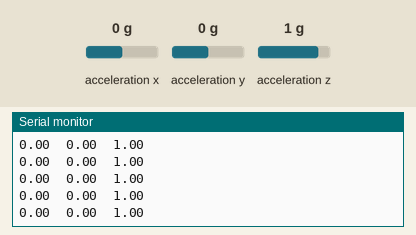
Simulated run of this sketch. Board: Arduino Nano 33 BLE. On the bench: the last lines printed to the serial monitor. Inputs (shaded band) come from the test bench; at power-on: acceleration x 0 g, acceleration y 0 g, acceleration z 1 g. Nothing arrives over Bluetooth unless stated; a phone connects over Bluetooth LE 3 s after start.

Above: at 3.8 s.
3.9 s: acceleration x set to -1.4 g
At 4.5 s:
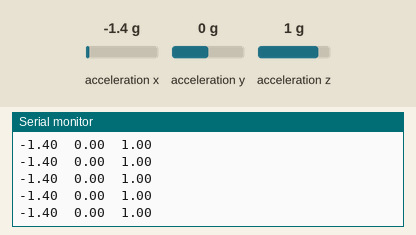
5.4 s: acceleration y set to -1.4 g
At 6.1 s:
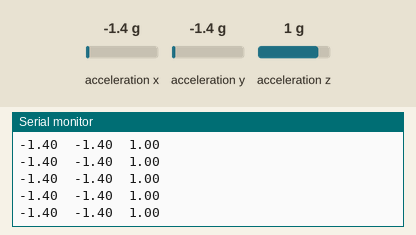

The sketch:

LED.ino
```cpp
#include <ArduinoBLE.h>
#include <Arduino_BMI270_BMM150.h>

// BLE Service
BLEService imuService("19B10000-E8F2-537E-4F6C-D104768A1214");

// Characteristics for X, Y, Z acceleration
BLEFloatCharacteristic accelXCharacteristic(
  "19B10001-E8F2-537E-4F6C-D104768A1214",
  BLERead | BLENotify
);

BLEFloatCharacteristic accelYCharacteristic(
  "19B10002-E8F2-537E-4F6C-D104768A1214",
  BLERead | BLENotify
);

BLEFloatCharacteristic accelZCharacteristic(
  "19B10003-E8F2-537E-4F6C-D104768A1214",
  BLERead | BLENotify
);

void setup() {
  Serial.begin(9600);
  while (!Serial);

  if (!BLE.begin()) {
    Serial.println("BLE failed to start!");
    while (1);
  }

  if (!IMU.begin()) {
    Serial.println("IMU failed to start!");
    while (1);
  }

  BLE.setLocalName("IMU");
  BLE.setAdvertisedService(imuService);

  imuService.addCharacteristic(accelXCharacteristic);
  imuService.addCharacteristic(accelYCharacteristic);
  imuService.addCharacteristic(accelZCharacteristic);

  BLE.addService(imuService);

  BLE.advertise();

  Serial.println("BLE IMU Peripheral started");
  Serial.print("Accelerometer sample rate = ");
  Serial.print(IMU.accelerationSampleRate());
  Serial.println(" Hz");
}

void loop() {
  BLEDevice central = BLE.central();

  if (central) {
    Serial.print("Connected to: ");
    Serial.println(central.address());

    while (central.connected()) {
      float x, y, z;

      BLE.poll();

      if (IMU.accelerationAvailable()) {
        IMU.readAcceleration(x, y, z);

        accelXCharacteristic.writeValue(x);
        accelYCharacteristic.writeValue(y);
        accelZCharacteristic.writeValue(z);

        Serial.print(x);
        Serial.print("\t");
        Serial.print(y);
        Serial.print("\t");
        Serial.println(z);
      }
    }

    Serial.print("Disconnected from: ");
    Serial.println(central.address());
  }
}
```

Measured:
- after the input at 3.9 s, the serial monitor: prints a new line at once (image 1)
- after the input at 5.4 s, the serial monitor: prints a new line at once (image 2)
